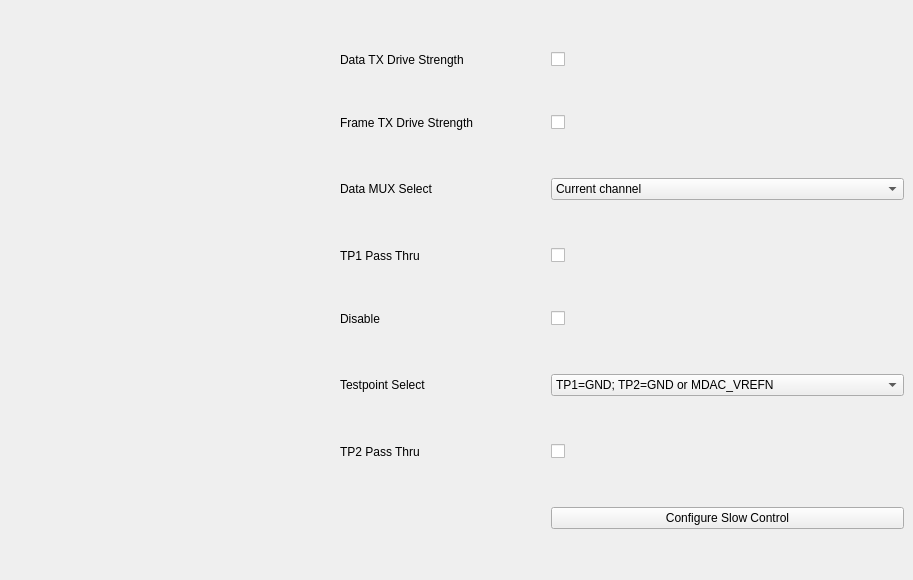
            <widget class="QWidget" name="channel1SlowControlTab">
             <attribute name="title">
              <string>SlowControl</string>
             </attribute>
             <widget class="QWidget" name="gridLayoutWidget_6">
              <property name="geometry">
               <rect>
                <x>340</x>
                <y>10</y>
                <width>564</width>
                <height>561</height>
               </rect>
              </property>
              <layout class="QGridLayout" name="ch1SarGridLayout">
               <property name="rightMargin">
                <number>0</number>
               </property>
               <item row="6" column="1">
                <widget class="QCheckBox" name="coluta13ch1TP2PassThruBox">
                 <property name="text">
                  <string/>
                 </property>
                </widget>
               </item>
               <item row="4" column="1">
                <widget class="QCheckBox" name="coluta13ch1DisableBox">
                 <property name="text">
                  <string/>
                 </property>
                </widget>
               </item>
               <item row="0" column="1">
                <widget class="QCheckBox" name="coluta13ch1DATATXDriveStrengthBox">
                 <property name="text">
                  <string/>
                 </property>
                </widget>
               </item>
               <item row="1" column="0">
                <widget class="QLabel" name="coluta13ch1FRAMETXDriveStrength">
                 <property name="text">
                  <string>Frame TX Drive Strength</string>
                 </property>
                </widget>
               </item>
               <item row="3" column="1">
                <widget class="QCheckBox" name="coluta13ch1TP1PassThruBox">
                 <property name="text">
                  <string/>
                 </property>
                </widget>
               </item>
               <item row="0" column="0">
                <widget class="QLabel" name="coluta13ch1DATATXDriveStrength">
                 <property name="text">
                  <string>Data TX Drive Strength</string>
                 </property>
                </widget>
               </item>
               <item row="3" column="0">
                <widget class="QLabel" name="coluta13ch1TP1PassThru">
                 <property name="text">
                  <string>TP1 Pass Thru</string>
                 </property>
                </widget>
               </item>
               <item row="2" column="0">
                <widget class="QLabel" name="coluta13ch1DATAMUXSelect">
                 <property name="text">
                  <string>Data MUX Select</string>
                 </property>
                </widget>
               </item>
               <item row="5" column="0">
                <widget class="QLabel" name="ch1CalRegBLabel">
                 <property name="text">
                  <string>Testpoint Select </string>
                 </property>
                </widget>
               </item>
               <item row="6" column="0">
                <widget class="QLabel" name="ch1DecisionWidthLabel">
                 <property name="text">
                  <string>TP2 Pass Thru</string>
                 </property>
                </widget>
               </item>
               <item row="1" column="1">
                <widget class="QCheckBox" name="coluta13ch1FRAMETXDriveStrengthBox">
                 <property name="text">
                  <string/>
                 </property>
                </widget>
               </item>
               <item row="4" column="0">
                <widget class="QLabel" name="coluta13ch1Disable">
                 <property name="text">
                  <string>Disable</string>
                 </property>
                </widget>
               </item>
               <item row="7" column="1">
                <widget class="QPushButton" name="coluta13ch1ConfigureButton">
                 <property name="minimumSize">
                  <size>
                   <width>170</width>
                   <height>0</height>
                  </size>
                 </property>
                 <property name="text">
                  <string>Configure Slow Control</string>
                 </property>
                </widget>
               </item>
               <item row="2" column="1">
                <widget class="QComboBox" name="coluta13ch1DATAMUXSelectBox">
                 <item>
                  <property name="text">
                   <string>Current channel</string>
                  </property>
                 </item>
                 <item>
                  <property name="text">
                   <string>Adjacent channel (for 32-bit mode)</string>
                  </property>
                 </item>
                </widget>
               </item>
               <item row="5" column="1">
                <widget class="QComboBox" name="coluta13ch1TestpointSelectBox">
                 <item>
                  <property name="text">
                   <string>TP1=GND; TP2=GND or MDAC_VREFN</string>
                  </property>
                 </item>
                 <item>
                  <property name="text">
                   <string>TP1=GND; TP2=GND</string>
                  </property>
                 </item>
                 <item>
                  <property name="text">
                   <string>TP1=VDD_DRE or VDD_MDAC; TP2=GND or MDAC_VCM</string>
                  </property>
                 </item>
                 <item>
                  <property name="text">
                   <string>TP1=GND; TP2=GND</string>
                  </property>
                 </item>
                 <item>
                  <property name="text">
                   <string>TP1=VDD_AMP_SAR; TP2=VDD_REF_SAR</string>
                  </property>
                 </item>
                 <item>
                  <property name="text">
                   <string>TP1=GND; TP2=GND</string>
                  </property>
                 </item>
                 <item>
                  <property name="text">
                   <string>TP1=TP1_thru; TP2=TP2_thru</string>
                  </property>
                 </item>
                 <item>
                  <property name="text">
                   <string>TP1=25uA sink; TP2=GND</string>
                  </property>
                 </item>
                </widget>
               </item>
              </layout>
             </widget>
            </widget>
